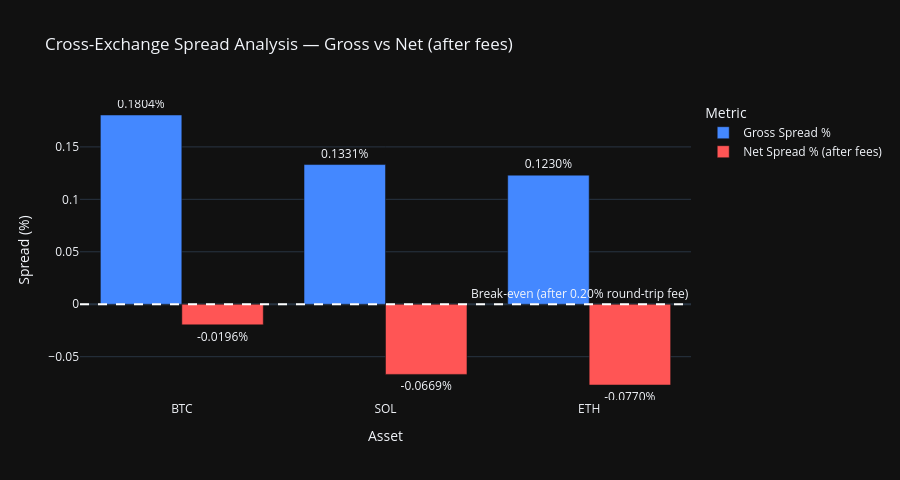

Notebook code for this chart:
### Code cell
# ── Chart 3: Gross vs net spread per coin ───────────────────────────────────
bar_colors = ['#00CC44' if v > 0 else '#FF5555' for v in df_opp['net_spread_pct']]

fig3 = go.Figure()
fig3.add_trace(go.Bar(
    name='Gross Spread %',
    x=df_opp['coin'],
    y=df_opp['gross_spread_pct'],
    marker_color='#4488FF',
    text=[f'{v:.4f}%' for v in df_opp['gross_spread_pct']],
    textposition='outside',
))
fig3.add_trace(go.Bar(
    name='Net Spread % (after fees)',
    x=df_opp['coin'],
    y=df_opp['net_spread_pct'],
    marker_color=bar_colors,
    text=[f'{v:.4f}%' for v in df_opp['net_spread_pct']],
    textposition='outside',
))

# Break-even line at zero net spread
fig3.add_hline(
    y=0, line_dash='dash', line_color='white',
    annotation_text='Break-even (after 0.20% round-trip fee)',
    annotation_position='top right',
)

fig3.update_layout(
    title='Cross-Exchange Spread Analysis — Gross vs Net (after fees)',
    xaxis_title='Asset',
    yaxis_title='Spread (%)',
    template='plotly_dark',
    barmode='group',
    height=480,
    legend_title='Metric',
)
fig3.show()
fig3.write_html('sample_output/arbitrage_spread.html')
print('Saved: sample_output/arbitrage_spread.html')

### Figure 1 — Plotly figure (JSON) as saved in the notebook; plotly's stock layout.template omitted (floating-point values rounded to 4 significant figures)
{"data": [{"marker": {"color": "#4488FF"}, "name": "Gross Spread %", "text": ["0.1804%", "0.1331%", "0.1230%"], "textposition": "outside", "type": "bar", "x": ["BTC", "SOL", "ETH"], "y": [0.1804, 0.1331, 0.123]}, {"marker": {"color": ["#FF5555", "#FF5555", "#FF5555"]}, "name": "Net Spread % (after fees)", "text": ["-0.0196%", "-0.0669%", "-0.0770%"], "textposition": "outside", "type": "bar", "x": ["BTC", "SOL", "ETH"], "y": [-0.01962, -0.06686, -0.07697]}], "layout": {"annotations": [{"showarrow": false, "text": "Break-even (after 0.20% round-trip fee)", "x": 1, "xanchor": "right", "xref": "x domain", "y": 0, "yanchor": "bottom", "yref": "y"}], "barmode": "group", "height": 480, "legend": {"title": {"text": "Metric"}}, "shapes": [{"line": {"color": "white", "dash": "dash"}, "type": "line", "x0": 0, "x1": 1, "xref": "x domain", "y0": 0, "y1": 0, "yref": "y"}], "title": {"text": "Cross-Exchange Spread Analysis — Gross vs Net (after fees)"}, "xaxis": {"title": {"text": "Asset"}}, "yaxis": {"title": {"text": "Spread (%)"}}}}
